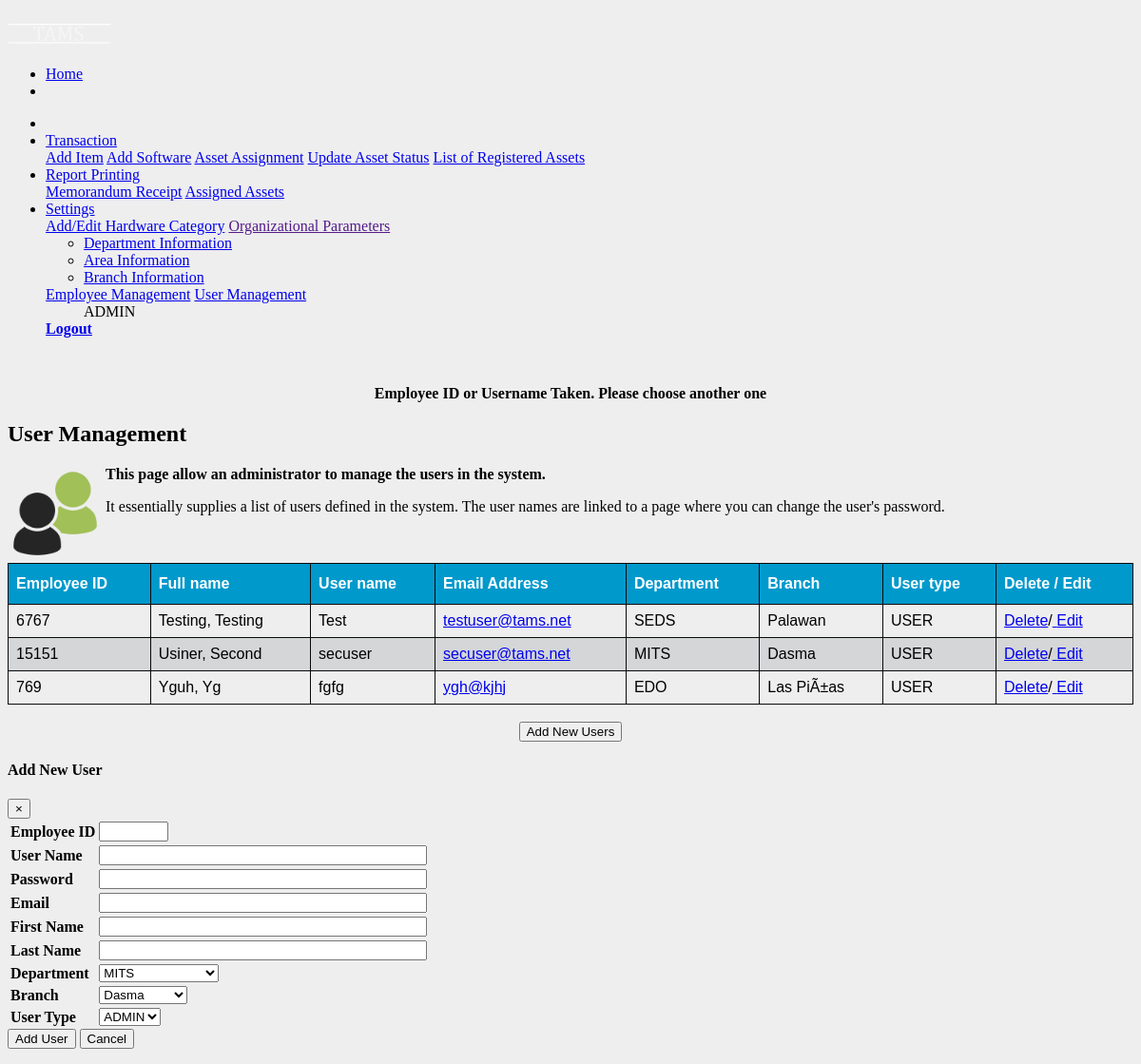
The app's page /error/eusers_view.php (signed in) with its own data.
### tables this page shows
CREATE TABLE `tbl_users` (
  `uid` int(5) NOT NULL,
  `empid` int(6) NOT NULL,
  `uname` varchar(10) NOT NULL,
  `pwd` varchar(10) NOT NULL,
  `email` varchar(50) NOT NULL,
  `fname` varchar(50) NOT NULL,
  `lname` varchar(50) NOT NULL,
  `utype` varchar(5) NOT NULL,
  `deptcode` int(6) NOT NULL,
  `branchname` varchar(50) NOT NULL
);

CREATE TABLE `tbl_dept` (
  `deptid` int(5) NOT NULL,
  `deptname` varchar(50) NOT NULL,
  `deptcode` varchar(6) NOT NULL
);

### library/database.php (called while the page is built, shortened)
<?php
function dbQuery($sql)
{
	$result = mysql_query($sql) or die(mysql_error());
	return $result;
}
function dbFetchAssoc($result)
{
	return mysql_fetch_assoc($result);
}
?>

### error/eusers_view.php (the view, shortened to what this page needs)
<?php
$errorMessage = 'Employee ID or Username Taken. Please choose another one';
$sql = "select * from tbl_users JOIN tbl_dept ON tbl_users.deptcode=tbl_dept.deptcode where utype ='USER' order by lname";
$result = dbQuery ($sql);
?>
<head>
</head>
<body>
<div class="container">
<?php include_once("include/navigation.php");?>
</div>
<p>&nbsp;</p>
<div class="container">
<div class="alert alert-danger">
<center><strong><p class="errorMessage"><?php echo $errorMessage; ?></p></strong></center>
</div>
<h2>User Management</h2>
<p><img src="images/users.png" height="100" width="100" align="left"/> </p>
<strong>This page allow an administrator to manage the users in the system.</strong>
<p>
It essentially supplies a list of users defined in the system. The user names are linked to a
page where you can change the user's password.
</p>
<p>&nbsp;</p>
<form action="process/useradd.php?action=add" method="post" name="AddUser" id="AddUser">
  <div class="container">
  <div class="table-responsive-sm">
    <table id="userview">
    <thead>
      <tr>
		<th>Employee ID</th>
		<th>Full name</th>
		<th>User name</th>
        <th>Email Address</th>
		<th>Department</th>
		<th>Branch</th>
        <th>User type</th>
		<th>Delete / Edit</th>
      </tr>
	  </thead>
	  </div>
	<?php
	while($row = dbFetchAssoc($result)) {
	extract($row);
	?>
	<td><?php echo $empid; ?></td>
	<td><?php echo ucfirst($lname.", ".$fname); ?></td>
	<td><?php echo $uname; ?></td>
   <td><a href="mailto:<?php echo $email; ?>"><?php echo $email; ?></a></td>
      <td><?php echo $deptname; ?></td>
	  <td><?php echo $branchname; ?></td>
	  <td><?php echo $utype; ?></td>
	  <td> <a  style="font-weight:normal;"  href="javascript:deleteusers(<?php echo $uid; ?>);">
	  Delete</a>/<a  style="font-weight:normal;" href="javascript:editusers(<?php echo $uid; ?>);">
	  Edit</a></td>
	 <?php
	}
	?>
  </div><br>
<center>  <button type="button" class="btn btn-primary" data-toggle="modal" data-target="#adduser">
    Add New Users
  </button> </center>
  <div class="modal fade" id="adduser">
    <div class="modal-dialog">
      <div class="modal-content">
        <div class="modal-header">
          <h4 class="modal-title">Add New User</h4>
          <button type="button" class="close" data-dismiss="modal">&times;</button>
        </div>
<?php
$sql = "SELECT deptcode, deptname FROM tbl_dept AS deptname";
$result = dbQuery($sql);
$result1 = dbQuery($sql);
?>
<div class="modal-body">
<table>
  <tr>
   <td><b>Employee ID</b></td>
   <td> <input class="form-control" name="empid" type="text" id="empid" size="6" maxlength="6" onKeyUp="checkNumber(this);" required ></td>
  </tr>
 <tr>
   <td><b>User Name</b></td>
   <td> <input class="form-control" name="uname" type="text" id="uname" size="40" maxlength="40" required ></td>
  </tr>
  <tr>
   <td><b>Password</b></td>
   <td> <input class="form-control" name="pwd" type="password" id="pwd" size="40" maxlength="40" required></td>
  </tr>
  <tr>
    <td><b>Email</b></td>
    <td><input class="form-control" name="email" type="email" id="email" size="40" maxlength="40" required></td>
  </tr>
  <tr>
    <td><b>First Name</b></td>
    <td><input class="form-control" name="fname" type="text" id="fname" size="40" maxlength="50" required></td>
  </tr>
  <tr>
    <td><b>Last Name</b></td>
    <td><input class="form-control" name="lname" type="text" id="lname" size="40" maxlength="50" required></td>
  </tr>
  <tr>
    <td><b>Department</b></td>
    <td>
	<select class="form-control" name="deptcode" id="deptcode">
	<?php
	while($row = dbFetchAssoc($result)) {
		extract($row);
	?>
	<option value="<?php echo $deptcode; ?>"><?php echo $deptname ?></option>
	<?php
	}
	?>
	</select>
	</td>
  </tr>
 <?php
$sql1 = "SELECT branchcode, branchname FROM tbl_branch AS branchname";
$result1 = dbQuery($sql1);
?>
  <tr>
    <td><b>Branch</b></td>
    <td>
	<select class="form-control" name="branchname" id="branchname">
	<?php
	while($row = dbFetchAssoc($result1)) {
		extract($row);
	?>
	<option value="<?php echo $branchname; ?>"><?php echo $branchname ?></option>
	<?php
	}
	?>
	</select>
	</td>
  </tr>
   <tr>
    <td><b>User Type</b></td>
    <td>
	<select class="form-control" name="utype" id="utype">
	 <option value="admin">ADMIN</option>
	 </select>
	 </td>
	 </tr>
 </table>
        </div>
		<form id ="btnAdd">
        <div class="modal-footer">
        <input name="buttonAddUser" type="submit" class="btn btn-Info" value="Add User"> </input>
		<button type="button" class="btn btn-danger" data-dismiss="modal">Cancel</button>
        </div>
		</form>
      </div>
    </div>
  </div>
</div>
</body>

### error/eusers_view.php (style rules this page uses)
body { margin-top:20px; background-color:#EEEEEE; }
thead { font-family: arial;background-color: #ddccee; }
#userview { font-family: "Trebuchet MS", Arial, Helvetica, sans-serif; border-collapse: collapse; width: 100%; }
#userview td, #userview th { border: 1px solid #090a0a; padding: 8px; }
#userview th { padding-top: 12px; padding-bottom: 12px; text-align: left; background-color: #0099cc; color: white; }

### include/navigation.php (style rules this page uses)
body { margin-top:20px; }

### records on screen
tbl_users: empid "6767", lname+fname "Testing, Testing", uname "Test", email "testuser@tams.net", tbl_dept.deptname "SEDS", branchname "Palawan", utype "USER"
tbl_users: empid "15151", lname+fname "Usiner, Second", uname "secuser", email "secuser@tams.net", tbl_dept.deptname "MITS", branchname "Dasma", utype "USER"
tbl_users: empid "769", lname+fname "Yguh, Yg", uname "fgfg", email "ygh@kjhj", tbl_dept.deptname "EDO", branchname "Las PiÃ±as", utype "USER"

### other values on screen
$_SESSION["tams_user_type"] "ADMIN"
$errorMessage "Employee ID or Username Taken. Please choose another one"
form field deptcode "MITS"
form field branchname "Dasma"
